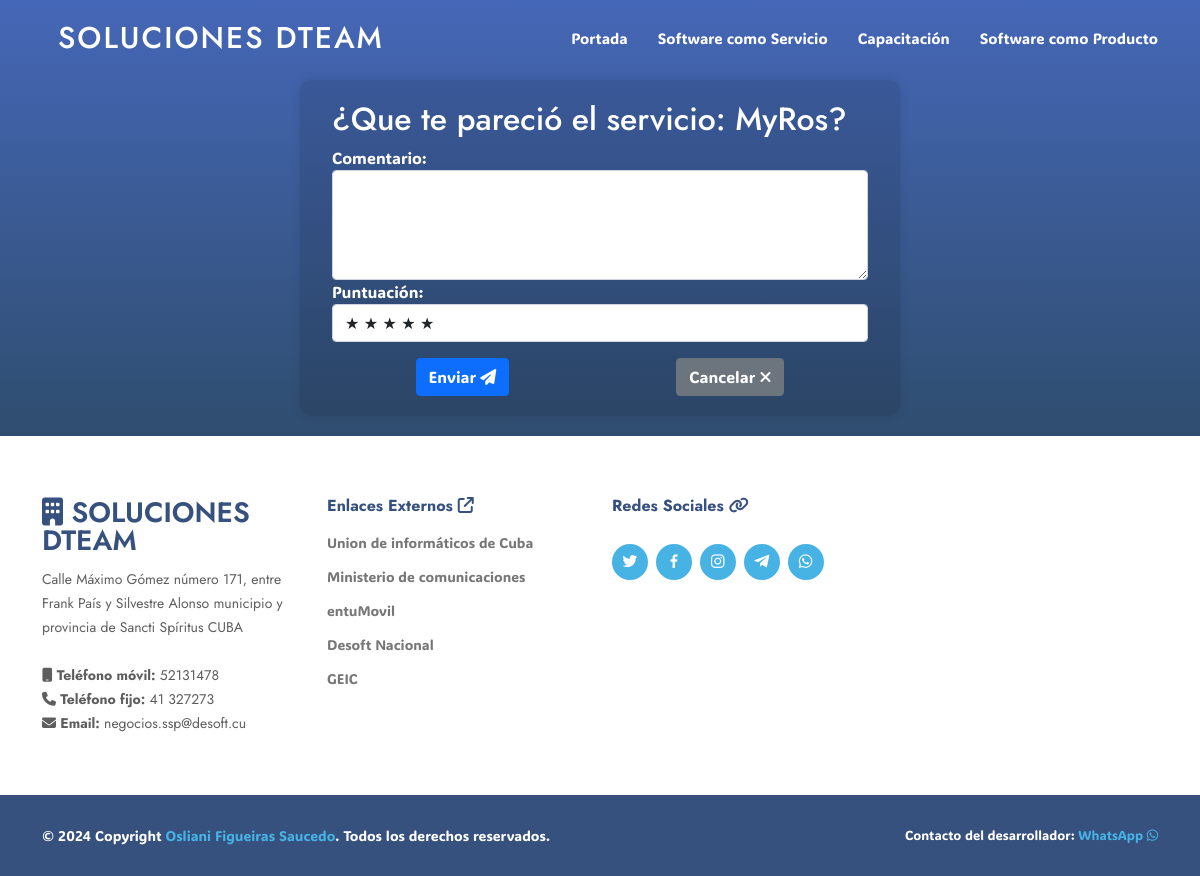
The page /opinion/77 (signed in) on the database its author committed.
### app/models.py (models this page shows, shortened)
class Servicio(models.Model):
    nombre = models.CharField(max_length=255)
    descripcion = RichTextField()
    categoria = models.ForeignKey(Categoria, on_delete=models.CASCADE)
    imagen = models.ImageField(upload_to='imagenes/servicios', null=True, blank=True)
    imagen2 = models.ImageField(upload_to='imagenes/servicios', null=True, blank=True)
    imagen3 = models.ImageField(upload_to='imagenes/servicios', null=True, blank=True)
    activo = models.BooleanField(default=True)
    votos = models.IntegerField(default=0)
    puntos_promedio = models.DecimalField(max_digits=3, decimal_places=2, default=0.00)

class Contacto(models.Model):
    direccion = models.CharField(max_length=255)
    correo = models.EmailField()
    telefono_fijo = models.CharField(max_length=20)
    telefono_movil = models.CharField(max_length=20)
    links_de_ayuda = models.ManyToManyField(Link, related_name='ayuda')
    redes_sociales = models.ManyToManyField(Link, related_name='redes')
    activo = models.BooleanField(default=True)

class Link(models.Model):
    nombre = models.CharField(max_length=255)
    link = models.URLField()
    clase = models.CharField(max_length=255, null=True, blank=True)

### app/views.py (the view, shortened to what this page needs)
# urls.py: path('opinion/<int:service_id>', views.opinion, name='opinion'),
def opinion(request, service_id):
    if not request.user.is_authenticated:
        return redirect(reverse('login_opinion', args=[service_id]))
    contacto = Contacto.objects.filter(activo=True)[0]
    servicio = Servicio.objects.get(id = service_id)
    if not servicio.activo:
        print(f"El servicio con id: {service_id} no está activo.")
        raise Http404(f"El servicio con id: {service_id} no está activo.")
    context = {
        "service_id": service_id,
        "servicio": servicio,
        "contacto": contacto,
        'range_1_5': range(1, 6),
        'range_5_1': range(5, 0, -1)
    }
    return render(request, 'opinion.html', context)

### app/templates/opinion.html (shortened to what this page needs)
{% extends 'base.html' %}
{% block extra_styles %}
  {% load static %}
  <link href="{% static 'app/css/opinion.css' %}" rel="stylesheet">
{% endblock extra_styles %}
{% block nav_items %}
  <li><a class="nav-link scrollto" href="{% url 'index' %}">Portada</a></li>
  <li><a class="nav-link scrollto" href="{% url 'servicios' 1 %}">Software como Servicio</a></li>
  <li><a class="nav-link scrollto" href="{% url 'servicios' 2 %}">Capacitación</a></li>
  <li><a class="nav-link scrollto" href="{% url 'servicios' 3 %}">Software como Producto</a></li>
{% endblock nav_items %}
{% block content %}
  <main id="main">
    <section id="leave-comment" class="leave-comment col-12 col-sm-9 col-md-9 col-lg-6 mx-auto">
      <div class="container">
        <h2>¿Que te pareció el servicio: {{ servicio.nombre }}?</h2>
        <form method="post">
          <div class="form-group">
            <label for="comentario">Comentario:</label>
            <textarea class="form-control" id="comentario" name="comentario" rows="4"></textarea>
          </div>
          <div class="form-group">
            <label for="puntuacion">Puntuación:</label>
            <select class="form-control" id="puntuacion" name="puntuacion" required>
              {% for i in range_5_1 %}
                <option value="{{i}}">
                  {% for _ in range_1_5 %}
                    {% if forloop.counter <= i %}
                      <span>★</span>
                    {% endif %}
                  {% endfor %}
                </option>
              {% endfor %}
            </select>
          </div>
          <div class="d-flex justify-content-around">
            <button type="submit" class="btn btn-primary mt-3">Enviar <i class="fas fa-paper-plane"></i></button>
            <a href="{% url 'servicio-detail' service_id %}" class="btn btn-secondary mt-3">Cancelar <i class="fas fa-times"></i></a>
          </div>
        </form>
      </div>
    </section>
  </main>
{% endblock %}
{% block links %}
  <div class="col-lg-3 col-md-6 footer-contact">
    <h3><i class="fa fa-building"></i> SOLUCIONES DTEAM</h3>
    <p>
      {{contacto.direccion}} <br><br>
      <strong><i class="fa fa-mobile"></i> Teléfono móvil:</strong> {{contacto.telefono_movil}}<br>
      <strong><i class="fa fa-phone"></i> Teléfono fijo:</strong> {{contacto.telefono_fijo}}<br>
      <strong><i class="fa fa-envelope"></i> Email:</strong> {{contacto.correo}}<br>
    </p>
  </div>
  <div class="col-lg-3 col-md-6 footer-links">
    <h4>Enlaces Externos <i class="fa fa-external-link"></i></h4>
    <ul>
    {% for link in contacto.links_de_ayuda.all %}
      <li><a href={{link.link}}>{{link.nombre}}</a></li>
    {% endfor %}
    </ul>
  </div>
  <div class="col-lg-3 col-md-6 footer-links">
    <h4>Redes Sociales <i class="fa fa-link"></i></h4>
    <div class="social-links mt-3">
    {% for red in contacto.redes_sociales.all %}
      <a href={{red.link}} class="{{red.clase}}"><i class="bx bxl-{{red.clase}}"></i></a>
    {% endfor %}
    </div>
  </div>
{% endblock links %}

### app/static/app/css/style3.css (style rules this page uses)
body { font-family: ADLaM Display, Ubuntu !important; font-weight: 400; color: #444444; background-color:#fff; }
a { color: #47b2e4; text-decoration: none; }
h1, h2, h3, h4, h5, h6 { font-family: "Jost", sans-serif; }
.navbar li { position: relative; }
.navbar a, .navbar a:focus { display: flex; align-items: center; padding: 10px 0 10px 30px; font-size: 15px; font-weight: 500; color: #fff; white-space: nowrap; transition: 0.3s; }
section { padding: 60px 0; overflow: hidden; }
#footer .footer-top .footer-contact { margin-bottom: 30px; }
#footer .footer-top .footer-contact h3 { font-size: 28px; margin: 0 0 10px 0; padding: 2px 0 2px 0; line-height: 1; text-transform: uppercase; font-weight: 600; color: #37517e; }
#footer .footer-top .footer-contact p { font-size: 14px; line-height: 24px; margin-bottom: 0; font-family: "Jost", sans-serif; color: #5e5e5e; }
#footer .footer-top h4 { font-size: 16px; font-weight: bold; color: #37517e; position: relative; padding-bottom: 12px; }
#footer .footer-top .footer-links { margin-bottom: 30px; }
#footer .footer-top .footer-links ul { list-style: none; padding: 0; margin: 0; }
#footer .footer-top .footer-links ul li { padding: 10px 0; display: flex; align-items: center; }
#footer .footer-top .footer-links ul li:first-child { padding-top: 0; }
#footer .footer-top .footer-links ul a { color: #777777; transition: 0.3s; display: inline-block; line-height: 1; }
#footer .footer-top .social-links a { font-size: 18px; display: inline-block; background: #47b2e4; color: #fff; line-height: 1; padding: 8px 0; margin-right: 4px; border-radius: 50%; text-align: center; width: 36px; height: 36px; transition: 0.3s; }

### app/static/app/css/opinion.css (style rules this page uses)
body { background-image: linear-gradient(to bottom, #4567b7, #2f4d6e, #1a2d3f); background-size: 100% 100%; background-attachment: fixed; }
#main { margin-top: 80px; }
.leave-comment { color: #ffffff; background-color: rgba(0, 0, 0, 0.1); padding: 20px; border-radius: 10px; box-shadow: 0 0 10px rgba(0, 0, 0, 0.1); margin-bottom: 20px; }

### app/templates/base.html (style rules this page uses)
body { font-family: ADLaM Display, Ubuntu !important; font-weight: 400; }

### rows shown on the page
Servicio: nombre "MyRos"
Contacto: direccion "Calle Máximo Gómez número 171, entre Frank País y Silvestre Alonso municipio y provincia de Sancti Spíritus CUBA", telefono_movil "52131478", telefono_fijo "41 327273", correo "negocios.ssp@desoft.cu"
Link: nombre "Union de informáticos de Cuba"
Link: nombre "Ministerio de comunicaciones"
Link: nombre "entuMovil"
Link: nombre "Desoft Nacional"
Link: nombre "GEIC"
